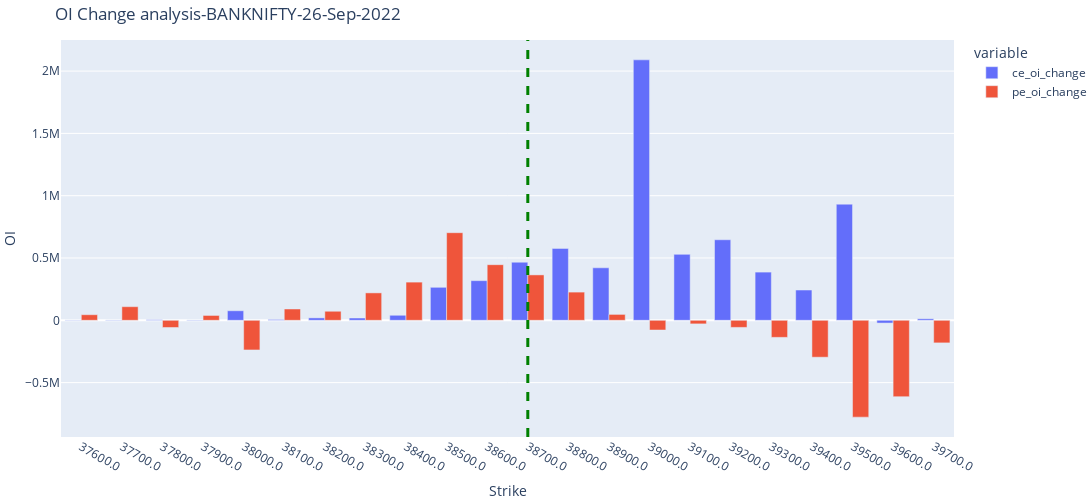
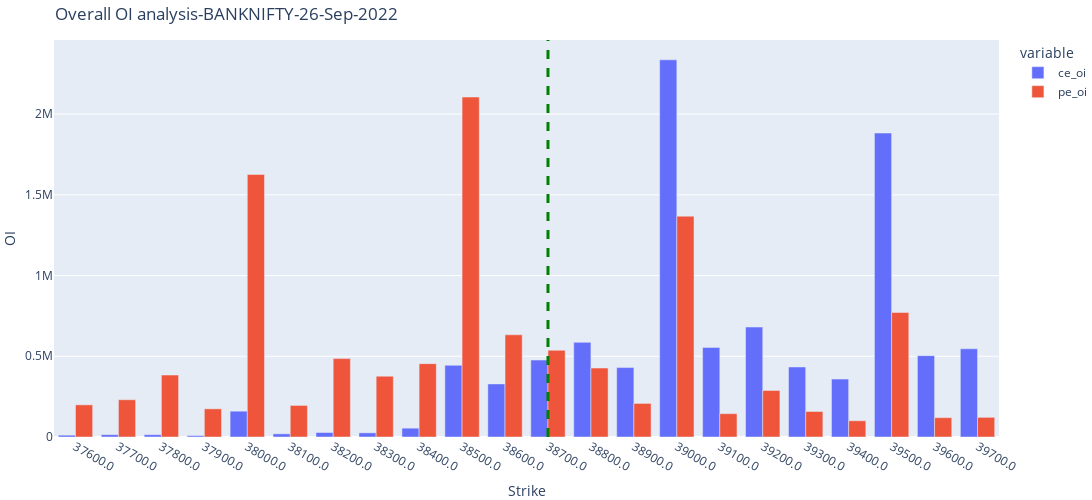

Write notebook code for charts like these, in order.
### Code cell
# symbol = 'BANKNIFTY'
# lot_size = 25 # NIFTY=2 # BANKNIFTY =1
# lot_size_option_chain =25 # NIFTY=50 # BANKNIFTY =25

def get_today_date():
    from datetime import datetime
    date_str = str(datetime.now())
    today=datetime.strptime(date_str, '%Y-%m-%d %H:%M:%S.%f')
    return today.strftime('%d-%b-%Y')

def get_hh_mm_time(data_df):
    data_df["Time"] = pd.to_datetime(data_df["Time"])
    data_df["Time"] = data_df["Time"].dt.strftime('%H:%M')
    return data_df

def scientific_notation_on_off():
    current_values = plt.gca().get_yticks()
    plt.gca().set_yticklabels(['{:,.0f}'.format(x) for x in current_values])
    

def plot_repeat_usage(df,title):
    font1 = {'family':'serif','color':'black','size':20}
    font2 = {'family':'serif','color':'darkred','size':15}
    plt.title(title,fontdict =font1)
    # plt.legend(['CE','PE'])
    # plt.xlabel("Timestamp",fontdict =font2)
    plt.ylabel("OI",fontdict =font2)
    plt.xticks(rotation = 0)
    plt.xticks(np.arange(0, len(df["Time"])+1, 10))# tick labels every (5*3=15)15 min
    # plt.xticks(fontsize=15)
    # plt.yticks(fontsize=15)
    plt.grid(color = 'grey', linestyle = '--', linewidth = 0.5)
    

def plot_line_chart_multi(df,x,y1,y2,title):
    plt.plot(df[x], df[y1], '-g',linewidth ='2')
    plt.plot(df[x], df[y2], '-r',linewidth ='2')
    plt.legend(['CE','PE'])
    plot_repeat_usage(df,title)
    scientific_notation_on_off()
  
    
def plot_line_chart_single(df,x,y1,title):
    plt.plot(df[x], df[y1], '-b',linewidth ='2')
    plot_repeat_usage(df,title)
    # scientific_notation_on_off()
    
    
def plot_bar_chart(df,y1,y2,title):
    font1 = {'family':'serif','color':'black','size':20}
    values=["CALL","PUT"]
    ce1=df[y1].iloc[-1]
    pe1=df[y2].iloc[-1]
    x1=[ce1,pe1]
    plt.title(title,fontdict =font1)
    plt.bar(values,x1,  color =['mediumturquoise','tomato'],
            width = 0.9)
    scientific_notation_on_off()

def get_path_filename(filename):
    path='D:\Jupyter Python\Stocks-office\json-csv\\'
    newFilename=path+filename
    return newFilename

def get_plot_oi_analysis(pece1,y1,y2,title):
    import plotly.express as px
     # this is for getting index value to plot vertical line
    # today = get_today_date()
    filename_pe_option_chain =  symbol +'-PE-OPTION-CHAIN-' + today + ".csv"
    filename_pe_option_chain = get_path_filename(filename_pe_option_chain)
    pe=pd.read_csv(filename_pe_option_chain)

    x=int(pe["underlying"][0])
    x =round(x/100)*100
    pece1=pece1.reset_index()

    dex=pece1[pece1["strike"]==x]

    x1=dex.index[0]
    
    fig = px.bar(pece1, x=pece1["strike"].astype(str), y=[y1,y2],barmode='group',title = "{}-{}-{}".format(title,symbol,today))
    fig.add_vline(x=x1, line_width=3, line_dash="dash", line_color="green")    

    fig.update_layout(autosize=True,xaxis_title="Strike", yaxis_title="OI", width=1200, height=500, showlegend=True, margin={"l":0,"r":0,"t":40,"b":0})
    fig.show()
    
def get_symbol_df(symbol,lot):
    
    # today = get_today_date()
    filename_OI_Chng = symbol + '-CHNG-IN-OI-' + today + ".csv"
    filename_OI_Total =  symbol + '-TOTAL-OI-' + today + ".csv"
    
    filename_OI_Chng=get_path_filename(filename_OI_Chng)
    filename_OI_Total=get_path_filename(filename_OI_Total)
   
    df_oi_change=pd.read_csv(filename_OI_Chng)
    df_oi_total=pd.read_csv(filename_OI_Total)
    # df_oi_total=pd.read_csv('CHNG-IN-OI-08-09-2022.csv')
    df_oi_change["CE_OI_CHNG"]=(df_oi_change["CE_OI_CHNG"]*lot)
    df_oi_change["PE_OI_CHNG"]=(df_oi_change["PE_OI_CHNG"]*lot)
    
    df_oi_total["CE_OI_TOTAL"]=(df_oi_total["CE_OI_TOTAL"]*lot)
    df_oi_total["PE_OI_TOTAL"]=(df_oi_total["PE_OI_TOTAL"]*lot)
    
    df_oi_change=get_hh_mm_time(df_oi_change)
    df_oi_change["PCR"] = round(df_oi_change["PE_OI_CHNG"]/df_oi_change["CE_OI_CHNG"],2)
    df_oi_change["CE_PE_diff"] = df_oi_change["PE_OI_CHNG"]-df_oi_change["CE_OI_CHNG"]
    df_oi_change =round(df_oi_change,1)
    df_oi_total=get_hh_mm_time(df_oi_total)
    
    return df_oi_change,df_oi_total

def get_oi_analysis_df(symbol,lot):
    # today = get_today_date()
    filename_ce_option_chain =  symbol +'-CE-OPTION-CHAIN-' + today + ".csv"
    filename_pe_option_chain =  symbol +'-PE-OPTION-CHAIN-' + today + ".csv"
    
    filename_ce_option_chain=get_path_filename(filename_ce_option_chain)
    filename_pe_option_chain=get_path_filename(filename_pe_option_chain)

    
    ce=pd.read_csv(filename_ce_option_chain)
    pe=pd.read_csv(filename_pe_option_chain)
    
    pe["oi"]=pe["oi"]*lot
    ce["oi"]=ce["oi"]*lot

    pe["oi_change"]=pe["oi_change"]*lot
    ce["oi_change"]=ce["oi_change"]*lot

    pe1 = pe[["oi","oi_change","strike",'underlying']]
    ce1 = ce[["oi","oi_change","strike"]]

    pe1.columns = ['pe_oi', 'pe_oi_change', 'strike','underlying']
    ce1.columns = ['ce_oi', 'ce_oi_change', 'strike']


    pece= pd.merge(pe1,ce1,on='strike')

    # row=pece[pece["ce_oi"] ==pece["ce_oi"].max()]

    # max= int(row.strike + 1200)
    # min= int(row.strike - 1200)
    max= int(pece['underlying'].iloc[-1]+ 1100)
    min= int(pece['underlying'].iloc[-1]- 1100)

    pece1 = pece.where((pece.strike <=max) & (pece.strike >=min)).dropna()
    
    return pece1   

 
######################### Main Program #############################
import pandas as pd
import matplotlib.pyplot as plt
import matplotlib as mpl
%config InlineBackend.figure_format = 'retina'
import numpy as np
import time
import warnings
warnings.filterwarnings("ignore")
# today = get_today_date()


df_oi_change,df_oi_total = get_symbol_df(symbol,lot)
pece1 = get_oi_analysis_df(symbol,lot)

# Plotting various plots
plt.figure(figsize=(25,10))
plt.suptitle(symbol+f" {today}",fontsize=25)

plt.subplot(2, 3, 1)
plot_bar_chart(df_oi_total,'CE_OI_TOTAL','PE_OI_TOTAL','OI Overall')

plt.subplot(2, 3, 2)
plot_line_chart_multi(df_oi_total,'Time',"CE_OI_TOTAL","PE_OI_TOTAL","OI Overall")

plt.subplot(2, 3, 3)
plot_line_chart_single(df_oi_change,'Time','PCR',"PCR")
current_values = plt.gca().get_yticks()
plt.gca().set_yticklabels(['{:.2f}'.format(x) for x in current_values])
font2 = {'family':'serif','color':'darkred','size':15}
plt.ylabel("PCR",fontdict =font2)

plt.subplot(2, 3, 4)
plot_bar_chart(df_oi_change,'CE_OI_CHNG','PE_OI_CHNG','CE PE Diff')

plt.subplot(2, 3, 5)
plot_line_chart_single(df_oi_change,'Time','CE_PE_diff',"OI Sentiment")
current_values = plt.gca().get_yticks()
plt.gca().set_yticklabels(['{:,.0f}'.format(x) for x in current_values])

plt.subplot(2, 3, 6)
plot_line_chart_multi(df_oi_change,'Time',"CE_OI_CHNG","PE_OI_CHNG","Trending OI")

get_plot_oi_analysis(pece1,'ce_oi_change','pe_oi_change',"OI Change analysis")

get_plot_oi_analysis(pece1,'ce_oi','pe_oi',"Overall OI analysis")

plt.tight_layout(pad=3)
plt.show()

### Figure 1 — Plotly figure (JSON) as saved in the notebook; plotly's stock layout.template omitted (floating-point values rounded to 4 significant figures)
{"data": [{"alignmentgroup": "True", "hovertemplate": "variable=ce_oi_change<br>x=%{x}<br>value=%{y}<extra></extra>", "legendgroup": "ce_oi_change", "marker": {"color": "#636efa", "pattern": {"shape": ""}}, "name": "ce_oi_change", "offsetgroup": "ce_oi_change", "orientation": "v", "showlegend": true, "textposition": "auto", "type": "bar", "x": ["37600.0", "37700.0", "37800.0", "37900.0", "38000.0", "38100.0", "38200.0", "38300.0", "38400.0", "38500.0", "38600.0", "38700.0", "38800.0", "38900.0", "39000.0", "39100.0", "39200.0", "39300.0", "39400.0", "39500.0", "39600.0", "39700.0"], "xaxis": "x", "y": [1900, 2350, 4325, 2525, 76550, 6500, 19350, 18375, 40375, 264825, 318075, 466225, 577125, 421275, 2090150, 529150, 646300, 386800, 242975, 932025, -22275, 12000], "yaxis": "y"}, {"alignmentgroup": "True", "hovertemplate": "variable=pe_oi_change<br>x=%{x}<br>value=%{y}<extra></extra>", "legendgroup": "pe_oi_change", "marker": {"color": "#EF553B", "pattern": {"shape": ""}}, "name": "pe_oi_change", "offsetgroup": "pe_oi_change", "orientation": "v", "showlegend": true, "textposition": "auto", "type": "bar", "x": ["37600.0", "37700.0", "37800.0", "37900.0", "38000.0", "38100.0", "38200.0", "38300.0", "38400.0", "38500.0", "38600.0", "38700.0", "38800.0", "38900.0", "39000.0", "39100.0", "39200.0", "39300.0", "39400.0", "39500.0", "39600.0", "39700.0"], "xaxis": "x", "y": [44825, 109225, -57725, 38875, -238025, 90725, 72525, 219925, 306450, 703075, 446350, 364325, 226275, 47350, -78100, -28750, -56975, -136900, -296225, -777275, -612900, -181275], "yaxis": "y"}], "layout": {"autosize": true, "barmode": "group", "height": 500, "legend": {"title": {"text": "variable"}, "tracegroupgap": 0}, "margin": {"b": 0, "l": 0, "r": 0, "t": 40}, "shapes": [{"line": {"color": "green", "dash": "dash", "width": 3}, "type": "line", "x0": 11, "x1": 11, "xref": "x", "y0": 0, "y1": 1, "yref": "y domain"}], "showlegend": true, "title": {"text": "OI Change analysis-BANKNIFTY-26-Sep-2022"}, "width": 1200, "xaxis": {"anchor": "y", "autorange": true, "domain": [0, 1], "range": [-0.5, 21.5], "title": {"text": "Strike"}, "type": "category"}, "yaxis": {"anchor": "x", "autorange": true, "domain": [0, 1], "range": [-936600.0, 2249000.0], "title": {"text": "OI"}, "type": "linear"}}}

### Figure 2 — Plotly figure (JSON) as saved in the notebook; plotly's stock layout.template omitted (floating-point values rounded to 4 significant figures)
{"data": [{"alignmentgroup": "True", "hovertemplate": "variable=ce_oi<br>x=%{x}<br>value=%{y}<extra></extra>", "legendgroup": "ce_oi", "marker": {"color": "#636efa", "pattern": {"shape": ""}}, "name": "ce_oi", "offsetgroup": "ce_oi", "orientation": "v", "showlegend": true, "textposition": "auto", "type": "bar", "x": ["37600.0", "37700.0", "37800.0", "37900.0", "38000.0", "38100.0", "38200.0", "38300.0", "38400.0", "38500.0", "38600.0", "38700.0", "38800.0", "38900.0", "39000.0", "39100.0", "39200.0", "39300.0", "39400.0", "39500.0", "39600.0", "39700.0"], "xaxis": "x", "y": [11275, 14450, 14375, 8550, 159925, 19550, 27800, 25775, 54675, 444300, 328925, 476525, 586175, 430075, 2336275, 555025, 681150, 433775, 358700, 1882900, 504075, 546475], "yaxis": "y"}, {"alignmentgroup": "True", "hovertemplate": "variable=pe_oi<br>x=%{x}<br>value=%{y}<extra></extra>", "legendgroup": "pe_oi", "marker": {"color": "#EF553B", "pattern": {"shape": ""}}, "name": "pe_oi", "offsetgroup": "pe_oi", "orientation": "v", "showlegend": true, "textposition": "auto", "type": "bar", "x": ["37600.0", "37700.0", "37800.0", "37900.0", "38000.0", "38100.0", "38200.0", "38300.0", "38400.0", "38500.0", "38600.0", "38700.0", "38800.0", "38900.0", "39000.0", "39100.0", "39200.0", "39300.0", "39400.0", "39500.0", "39600.0", "39700.0"], "xaxis": "x", "y": [199125, 230850, 383800, 174450, 1626050, 195600, 485750, 376750, 454325, 2106000, 633175, 537450, 427200, 208100, 1367950, 144475, 288150, 158050, 100550, 771200, 119675, 121725], "yaxis": "y"}], "layout": {"autosize": true, "barmode": "group", "height": 500, "legend": {"title": {"text": "variable"}, "tracegroupgap": 0}, "margin": {"b": 0, "l": 0, "r": 0, "t": 40}, "shapes": [{"line": {"color": "green", "dash": "dash", "width": 3}, "type": "line", "x0": 11, "x1": 11, "xref": "x", "y0": 0, "y1": 1, "yref": "y domain"}], "showlegend": true, "title": {"text": "Overall OI analysis-BANKNIFTY-26-Sep-2022"}, "width": 1200, "xaxis": {"anchor": "y", "autorange": true, "domain": [0, 1], "range": [-0.5, 21.5], "title": {"text": "Strike"}, "type": "category"}, "yaxis": {"anchor": "x", "autorange": true, "domain": [0, 1], "range": [0, 2459000.0], "title": {"text": "OI"}, "type": "linear"}}}
